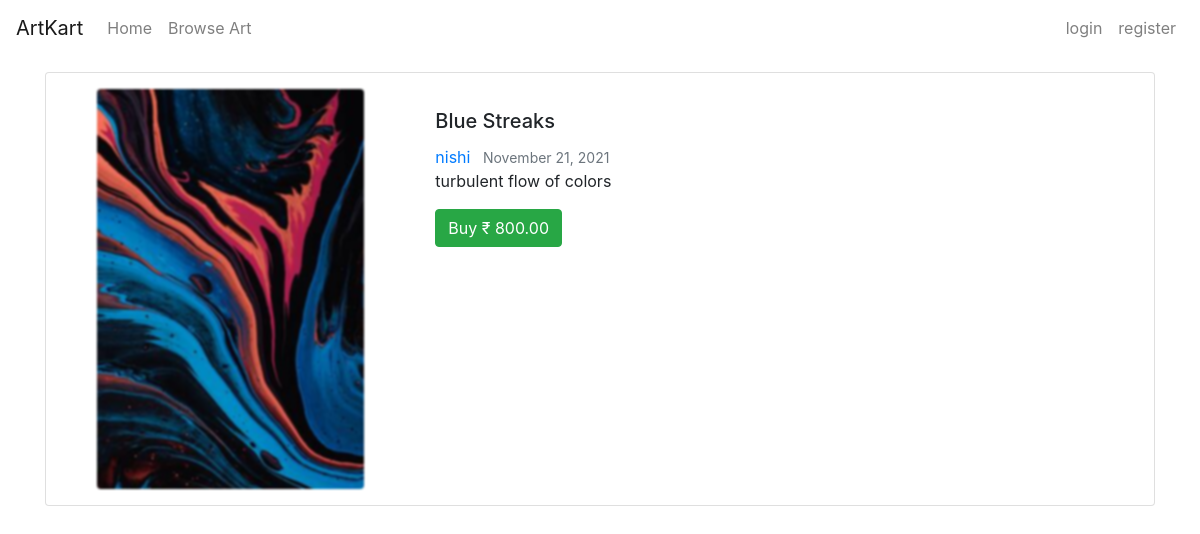
The page /post/13/ on the database its author committed.
### blog/models.py (models this page shows, shortened)
class Post(models.Model):
    title = models.CharField(max_length=100)
    description = models.TextField()
    date_posted = models.DateTimeField(default=timezone.now)
    author = models.ForeignKey(User, on_delete=models.CASCADE)
    image = models.ImageField(default='default.jpg', upload_to='art')
    public = models.BooleanField(default=False)
    price = models.DecimalField(max_digits=7, decimal_places=2, default=0.00)
    category = models.CharField(max_length=20, choices=category_list, default=category_list[-1][0])

### blog/views.py (the view)
# urls.py: path('post/<int:pk>/', PostDetailView.as_view(), name='post-detail'),
class PostDetailView(DetailView):
    model = Post

### blog/templates/blog/post_detail.html (shortened to what this page needs)
{% extends "blog/base.html" %}
{% block content %}
<div class="container">
  <div class="card mt-3 mb-3 pt-3 pb-3">
    <div class="row no-gutters">
      <div class="col-md-4">
        <div class="text-center">
          <img src="{{ object.image.url }}" class="rounded preview-img">
        </div>
      </div>
      <div class="col-md-8">
        <div class="card-body">
          <h5 class="card-title">{{ object.title }}</h5>
          <a class="mr-2" href="{% url 'user-profile' object.author.id %}">{{ object.author }}</a>
          <small class="text-muted">{{ object.date_posted|date:"F d, Y" }}</small>
          <p class="card-text">{{ object.description }}</p>
          <a href="{% url 'item-buy' object.id %}" class="btn btn-success">Buy &#8377; {{ object.price }}</a>
        </div>
      </div>
    </div>
  </div>
</div>
{% endblock content %}

### blog/static/blog/base.css (style rules this page uses)
.preview-img { filter: blur(1px); }

### rows shown on the page
Post: image (picture), title "Blue Streaks", author "nishi", date_posted "November 21, 2021", description "turbulent flow of colors", price "800.00"
